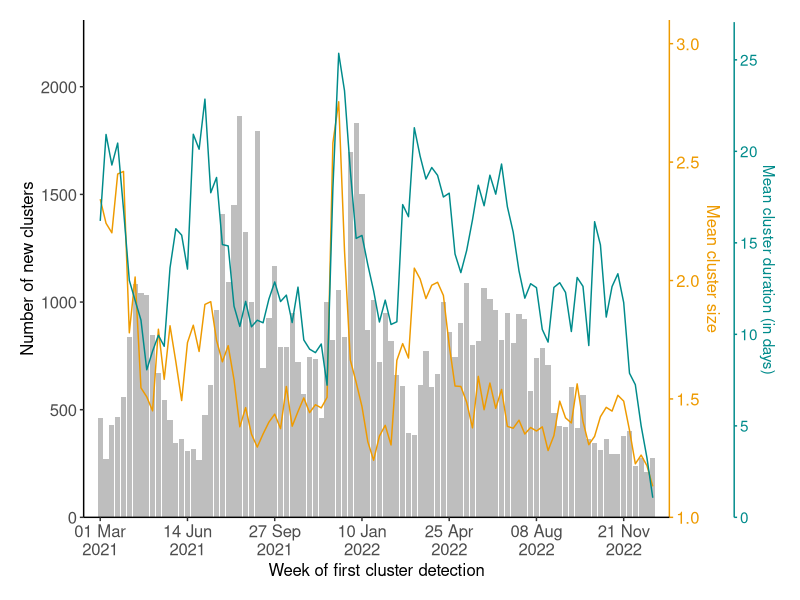
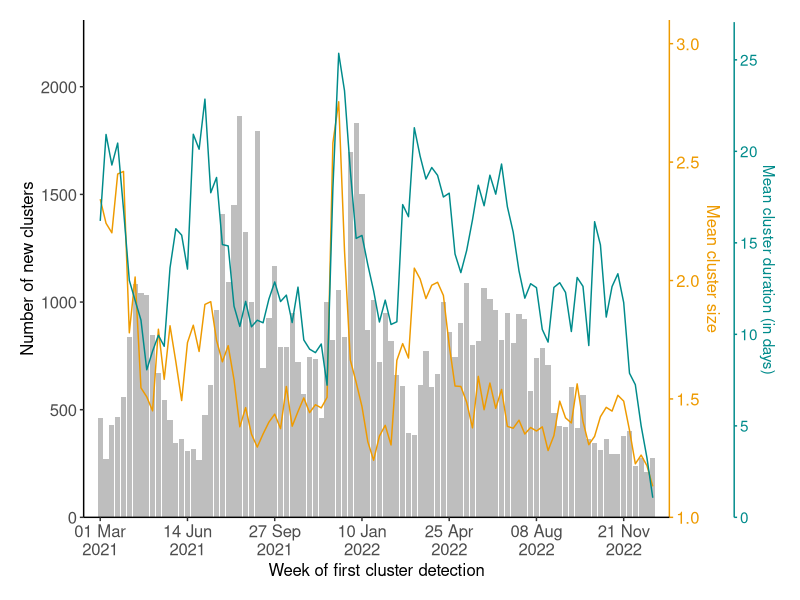

Reproduce these figures in R, in order.
## This script enables to reproduce the figure describing the characteristics of clusters
## of identical sequences during our study period in WA.

library(tidyverse)

## Load dataframe with number of clusters by week of first cluster detection
## Week 0 corresponds to 1 Mar 2021 - 7 Mar 2021
df_cluster_charact <- read_csv('../../results/cluster_identical_sequences/charact_clusters_by_detection_week.csv')


## Plot number of new clusters per week, mean size of clusters and 
### Characteristic of secondary axis
scaling_slope_y_axis <- 1100
scaling_intercept_y_axis <- 1100
### Characteristic of tertiary axis
scaling_slope_y_axis_2 <- 85
scaling_intercept_y_axis_2 <- 0
### Breaks for third axis
breaks_cluster_duration <- c(0, 5, 10, 15, 20, 25)
scaled_breaks_cluster_duration <- breaks_cluster_duration * scaling_slope_y_axis_2 - scaling_intercept_y_axis_2

date_start_plot <- as.Date('2021-03-01')

plt_cluster_charact_over_time <- df_cluster_charact %>% 
  ggplot(aes(x = week)) +
  geom_bar(aes(y = n_clusters), stat = 'identity', fill = 'gray') +
  geom_line(aes(y = mean_cluster_size * scaling_slope_y_axis - scaling_intercept_y_axis), 
            color = 'orange2') +
  geom_line(aes(y = mean_cluster_duration * scaling_slope_y_axis_2 - scaling_intercept_y_axis_2), 
            color = 'darkcyan') +
  annotate("segment", x = 109, y = 0, xend = 109, yend = 2300, color = 'darkcyan') +
  annotate("text", x = 115, y = 1150, color = 'darkcyan', angle = -90, hjust = 0.5, 
           label = 'Mean cluster duration (in days)') +
  annotate('segment', x = 109, xend = 109.5, 
           y = scaled_breaks_cluster_duration[1], yend = scaled_breaks_cluster_duration[1],
           color = 'darkcyan') +
  annotate('segment', x = 109, xend = 109.5, 
           y = scaled_breaks_cluster_duration[2], yend = scaled_breaks_cluster_duration[2],
           color = 'darkcyan') +
  annotate('segment', x = 109, xend = 109.5, 
           y = scaled_breaks_cluster_duration[3], yend = scaled_breaks_cluster_duration[3],
           color = 'darkcyan') +
  annotate('segment', x = 109, xend = 109.5, 
           y = scaled_breaks_cluster_duration[4], yend = scaled_breaks_cluster_duration[4],
           color = 'darkcyan') +
  annotate('segment', x = 109, xend = 109.5, 
           y = scaled_breaks_cluster_duration[5], yend = scaled_breaks_cluster_duration[5],
           color = 'darkcyan') +
  annotate('segment', x = 109, xend = 109.5, 
           y = scaled_breaks_cluster_duration[6], yend = scaled_breaks_cluster_duration[6],
           color = 'darkcyan') +
  annotate('text', x = 110, y = scaled_breaks_cluster_duration[1], 
           color = 'darkcyan', label = breaks_cluster_duration[1],
           hjust = 0) +
  annotate('text', x = 110, y = scaled_breaks_cluster_duration[2], 
           color = 'darkcyan', label = breaks_cluster_duration[2],
           hjust = 0) +
  annotate('text', x = 110, y = scaled_breaks_cluster_duration[3], 
           color = 'darkcyan', label = breaks_cluster_duration[3],
           hjust = 0) +
  annotate('text', x = 110, y = scaled_breaks_cluster_duration[4], 
           color = 'darkcyan', label = breaks_cluster_duration[4],
           hjust = 0) +
  annotate('text', x = 110, y = scaled_breaks_cluster_duration[5], 
           color = 'darkcyan', label = breaks_cluster_duration[5],
           hjust = 0) +
  annotate('text', x = 110, y = scaled_breaks_cluster_duration[6], 
           color = 'darkcyan', label = breaks_cluster_duration[6],
           hjust = 0) +
  scale_x_continuous(name = 'Week of first cluster detection',
                     breaks = c(0, 15, 30, 45, 60, 75, 90),
                     labels = format(date_start_plot + c(0, 15, 30, 45, 60, 75, 90) * 7, '%d %b\n%Y'),
                     expand = expansion(mult = c(0.03, 0.03))) +
  scale_y_continuous(name = 'Number of new clusters',
                     expand = expansion(mult = c(0., 0.1)),
                     sec.axis = sec_axis(~ (. + scaling_intercept_y_axis)/ scaling_slope_y_axis, 
                                         name = 'Mean cluster size')) +
  theme_classic() +
  coord_cartesian(xlim = c(0, 95),  ylim = c(0, 2100), clip = "off") + 
  theme(axis.text = element_text(size = 12),
        axis.title = element_text(size = 12),
        axis.text.y.right = element_text(colour = 'orange2'),
        axis.title.y.right = element_text(colour = 'orange2'),
        axis.line.y.right = element_line(colour = 'orange2'),
        axis.ticks.y.right = element_line(colour = 'orange2'),
        plot.margin = unit(c(1,4,1,1), "lines"))


pdf('../../figures/supplementary_figures/charact_clusters_over_time.pdf',
    height = 3., width = 8)
plot(plt_cluster_charact_over_time)
dev.off()

png('../../figures/supplementary_figures/charact_clusters_over_time.png',
    height = 3., width = 8, res = 350, units = 'in')
plot(plt_cluster_charact_over_time)
dev.off()


